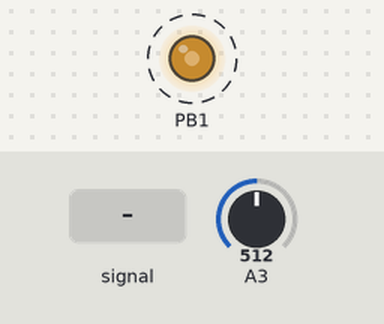
Bench run of a sketch on a simulated ATtiny85, built with avr-gcc and run on an emulated ATtiny85. On the bench: output pins drawn as LEDs (lit = HIGH). Dashed ring = blinking. The test bench sets the inputs (shaded band); at power-on: A3 = 512.

Above: at 1.26 s.
1.3 s: A3 set to 544
At 1.57 s:
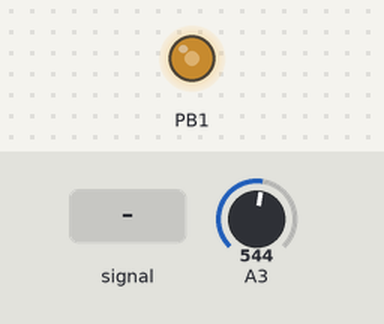
4.3 s: A3 fed a 2 Hz sine of ±306 counts around its level
7.3 s: A3 set to 900
Timing chart, 0 to 7.5 s (numbered marks = the images above; inputs shaded):
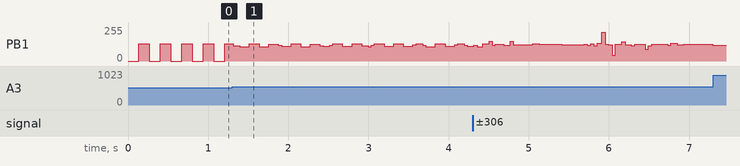

Measured:
- the behaviour switches between 527 and 528 on A3 (found by bisection; images 0 and 1)

The sketch:

MOF-DIA-CODE-v0_3-11.16.17.ino
```cpp
/*
         Dial-Up
      Møffenzeef Mødular
        Røss Fish 2017
  http://moffenzeefmodular.com
         CC-BY-NC-SA

  Based on "Audio Sample Player"
      By: David Johnson-Davies
  http://www.technoblogy.com/show?QBB
          CC BY 4.0
*/

#include <avr/pgmspace.h>

unsigned int Acc[] {0, 0, 0, 0};
unsigned int Note = 0;
unsigned int Note1 = 0;
unsigned int Note2 = 0;
unsigned int Note3 = 0;

int potRaw = 0;
int pitch = 0;
int modulate = 0;
int modulator = 0;
int countCrapula = 0;

void setup() {
  // Enable 64 MHz PLL and use as source for Timer1
  PLLCSR = 1 << PCKE | 1 << PLLE;

  // Set up Timer/Counter1 for PWM output
  TIMSK = 0;                              // Timer interrupts OFF
  TCCR1 = 1 << PWM1A | 2 << COM1A0 | 1 << CS10; // PWM A, clear on match, 1:1 prescale

  // Set up Timer/Counter0 for 8kHz interrupt to output samples.
  TCCR0A = 3 << WGM00;                    // Fast PWM
  TCCR0B = 1 << WGM02 | 2 << CS00;        // 1/8 prescale
  TIMSK = 1 << OCIE0A;                    // Enable compare match

  pinMode(1, OUTPUT);
  analogReference(DEFAULT);
}

void loop() {
  potRaw = analogRead(A3);
  Note =  map(potRaw, 0, 1023, 1, 32);
  Note1 = map(potRaw, 0, 1023, 1, 32);
  Note2 = map(potRaw, 0, 1023, 1, 32);
  OCR0A = map(potRaw, 0, 1015, 80, 20);
  }

// Sample interrupt
ISR(TIMER0_COMPA_vect) {
  Acc[0] = Acc[0] + Note;
  Acc[1] = Acc[1] + Note1;
  Acc[2] = Acc[2] + Note2;
  OCR1A = (Acc[0] * Acc [1]) ^ Acc[2] >> 8 & 0x80; //
}
```
